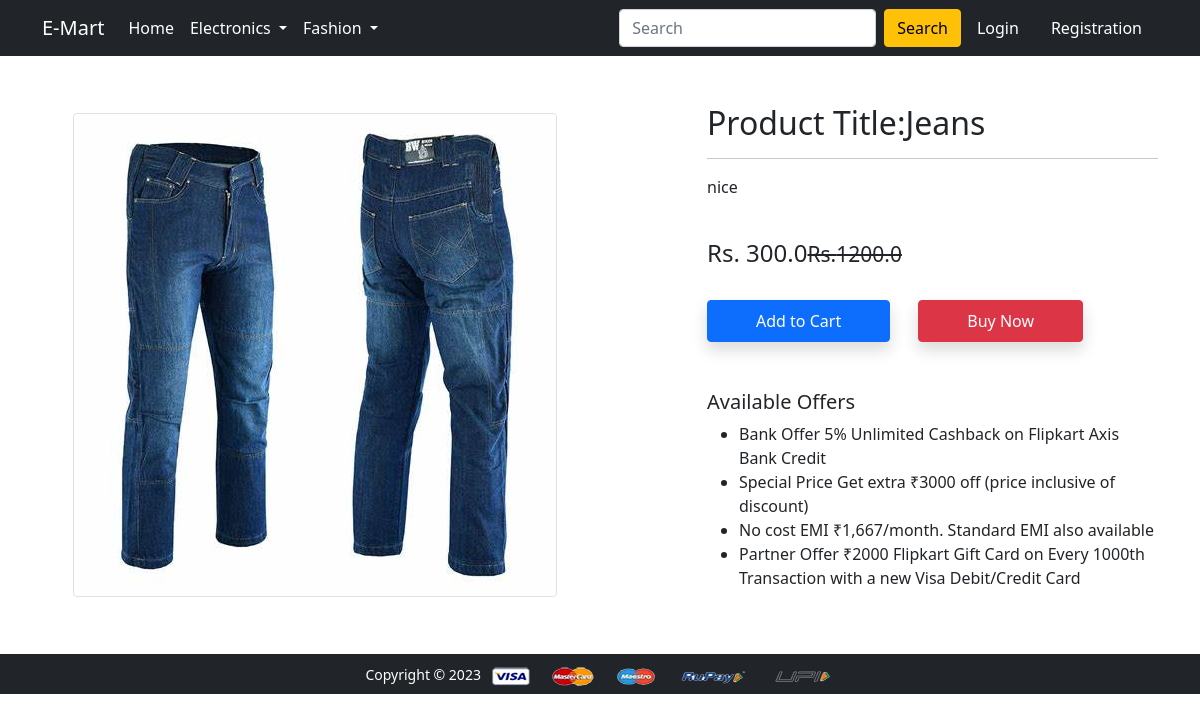
Page /product-detail/3 on the committed database.
### app/models.py (models this page shows, shortened)
class Product(models.Model):
    id=models.AutoField(primary_key=True)
    title=models.CharField(max_length=100)
    selling_price=models.FloatField()
    discounted_price=models.FloatField()
    description=models.TextField()
    brand=models.CharField(max_length=100)
    category=models.CharField(choices=CATEGORY_CHOICE,max_length=2)
    upload_image = models.ImageField(upload_to ='uploads/')

### app/views.py (the view)
class ProductDetailView(View):
    def get(self, request, pk):
        totalitem = get_items_count_in_cart(request)
        product = Product.objects.get(pk=pk)
        item_already_in_cart = False
        if request.user.is_authenticated:
            item_already_in_cart = Cart.objects.filter(
                Q(product=product.id) & Q(user=request.user)).exists()
        return render(request, 'app/productdetail.html', {'product': product, 'item_already_in_cart': item_already_in_cart, 'totalitem': totalitem})

### app/views.py (called while the page is built)
def get_items_count_in_cart(request):
    totalitem = 0
    if request.user.is_authenticated:
        cart = Cart.objects.filter(user=request.user)
        for b in cart:
            totalitem += b.quantity
    return totalitem

### app/templates/app/productdetail.html (shortened to what this page needs)
{% extends 'app/base.html' %}
{% load static %}
{% block main-content %}
<div class="container my-5">
 <div class="row">
  <div class="col-sm-6 text-center align-self-center">
   <img src="{{product.upload_image.url}}" alt="" class="img-fluid img-thumbnail">
  </div>
  <div class="col-sm-5 offset-sm-1">
   <h2>Product Title:{{product.title}}</h2>
   <hr>
   <p>{{product.description}}</p> <br>
   <h4>Rs. {{product.discounted_price}}<small class="fw-light text-decoration-line-through">Rs.{{product.selling_price }}</small></h4> <br>
   {% if not request.user.is_authenticated %}
    <form action="/add-to-cart" class="d-inline">
     <button type="submit" class='btn btn-primary shadow px-5 py-2'>Add to Cart</button>
    </form>
    {% endif %}
   <a href="{% url 'checkout' %}" class="btn btn-danger shadow px-5 py-2 ms-4">Buy Now</a>
   <h5 class="mt-5">Available Offers</h5>
   <ul>
    <li>Bank Offer 5% Unlimited Cashback on Flipkart Axis Bank Credit</li>
    <li>Special Price Get extra ₹3000 off (price inclusive of discount)</li>
    <li>No cost EMI ₹1,667/month. Standard EMI also available</li>
    <li>Partner Offer ₹2000 Flipkart Gift Card on Every 1000th Transaction with a new Visa Debit/Credit Card</li>
   </ul>
  </div>
 </div>
</div>
{% endblock main-content %}

### rows in the picture
Product: upload_image (picture), title "Jeans", description "nice", discounted_price "300.0", selling_price "1200.0"
